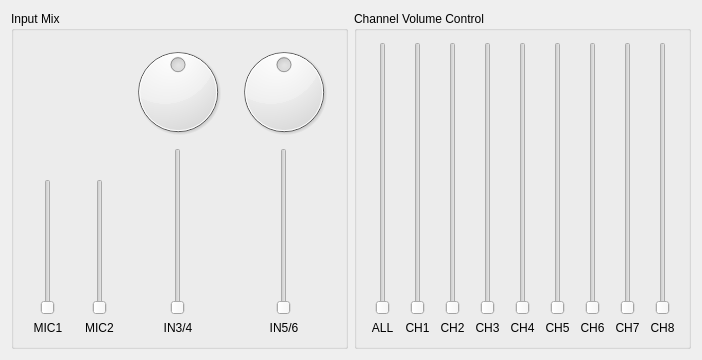
<ui version="4.0" >
 <comment>Copyright (C) 2005-2008 by Pieter Palmers
	
	This file is part of FFADO
	FFADO = Free FireWire (pro-)audio drivers for Linux
	
	FFADO is based upon FreeBoB.
	
	This program is free software: you can redistribute it and/or modify
	it under the terms of the GNU General Public License as published by
	the Free Software Foundation, either version 2 of the License, or
	(at your option) version 3 of the License.
	
	This program is distributed in the hope that it will be useful,
	but WITHOUT ANY WARRANTY; without even the implied warranty of
	MERCHANTABILITY or FITNESS FOR A PARTICULAR PURPOSE.  See the
	GNU General Public License for more details.
</comment>
 <class>QuataFireMixerUI</class>
 <widget class="QWidget" name="QuataFireMixerUI" >
  <property name="geometry" >
   <rect>
    <x>0</x>
    <y>0</y>
    <width>702</width>
    <height>360</height>
   </rect>
  </property>
  <property name="sizePolicy" >
   <sizepolicy vsizetype="Minimum" hsizetype="Minimum" >
    <horstretch>0</horstretch>
    <verstretch>0</verstretch>
   </sizepolicy>
  </property>
  <property name="windowTitle" >
   <string>ESI QuataFire610 Mixer</string>
  </property>
  <layout class="QGridLayout" >
   <item row="0" column="0" >
    <widget class="QGroupBox" name="groupBox2" >
     <property name="title" >
      <string>Input Mix</string>
     </property>
     <layout class="QGridLayout" >
      <item row="0" column="0" >
       <layout class="QVBoxLayout" >
        <item>
         <spacer>
          <property name="orientation" >
           <enum>Qt::Vertical</enum>
          </property>
          <property name="sizeHint" >
           <size>
            <width>20</width>
            <height>40</height>
           </size>
          </property>
         </spacer>
        </item>
        <item>
         <widget class="QSlider" name="sldCh1" >
          <property name="sizePolicy" >
           <sizepolicy vsizetype="Expanding" hsizetype="Preferred" >
            <horstretch>0</horstretch>
            <verstretch>0</verstretch>
           </sizepolicy>
          </property>
          <property name="minimum" >
           <number>0</number>
          </property>
          <property name="maximum" >
           <number>32767</number>
          </property>
          <property name="singleStep" >
           <number>10000</number>
          </property>
          <property name="pageStep" >
           <number>1000</number>
          </property>
          <property name="orientation" >
           <enum>Qt::Vertical</enum>
          </property>
          <property name="tickInterval" >
           <number>10000</number>
          </property>
         </widget>
        </item>
        <item>
         <widget class="QLabel" name="textLabel1" >
          <property name="text" >
           <string>MIC1</string>
          </property>
          <property name="alignment" >
           <set>Qt::AlignCenter</set>
          </property>
          <property name="wordWrap" >
           <bool>false</bool>
          </property>
         </widget>
        </item>
       </layout>
      </item>
      <item row="0" column="1" >
       <layout class="QVBoxLayout" >
        <item>
         <spacer>
          <property name="orientation" >
           <enum>Qt::Vertical</enum>
          </property>
          <property name="sizeHint" >
           <size>
            <width>20</width>
            <height>40</height>
           </size>
          </property>
         </spacer>
        </item>
        <item>
         <widget class="QSlider" name="sldCh2" >
          <property name="sizePolicy" >
           <sizepolicy vsizetype="Expanding" hsizetype="Preferred" >
            <horstretch>0</horstretch>
            <verstretch>0</verstretch>
           </sizepolicy>
          </property>
          <property name="minimum" >
           <number>0</number>
          </property>
          <property name="maximum" >
           <number>32767</number>
          </property>
          <property name="singleStep" >
           <number>10000</number>
          </property>
          <property name="pageStep" >
           <number>1000</number>
          </property>
          <property name="orientation" >
           <enum>Qt::Vertical</enum>
          </property>
          <property name="tickInterval" >
           <number>10000</number>
          </property>
         </widget>
        </item>
        <item>
         <widget class="QLabel" name="textLabel1_2" >
          <property name="text" >
           <string>MIC2</string>
          </property>
          <property name="alignment" >
           <set>Qt::AlignCenter</set>
          </property>
          <property name="wordWrap" >
           <bool>false</bool>
          </property>
         </widget>
        </item>
       </layout>
      </item>
      <item row="0" column="2" >
       <layout class="QVBoxLayout" >
        <item>
         <widget class="QDial" name="dialCh34" >
          <property name="minimum" >
           <number>-32768</number>
          </property>
          <property name="maximum" >
           <number>32768</number>
          </property>
          <property name="singleStep" >
           <number>1000</number>
          </property>
          <property name="pageStep" >
           <number>10000</number>
          </property>
         </widget>
        </item>
        <item>
         <widget class="QSlider" name="sldCh34" >
          <property name="sizePolicy" >
           <sizepolicy vsizetype="Expanding" hsizetype="Preferred" >
            <horstretch>0</horstretch>
            <verstretch>0</verstretch>
           </sizepolicy>
          </property>
          <property name="minimum" >
           <number>0</number>
          </property>
          <property name="maximum" >
           <number>32767</number>
          </property>
          <property name="singleStep" >
           <number>10000</number>
          </property>
          <property name="pageStep" >
           <number>1000</number>
          </property>
          <property name="orientation" >
           <enum>Qt::Vertical</enum>
          </property>
          <property name="tickInterval" >
           <number>10000</number>
          </property>
         </widget>
        </item>
        <item>
         <widget class="QLabel" name="textLabel1_3" >
          <property name="text" >
           <string>IN3/4</string>
          </property>
          <property name="alignment" >
           <set>Qt::AlignCenter</set>
          </property>
          <property name="wordWrap" >
           <bool>false</bool>
          </property>
         </widget>
        </item>
       </layout>
      </item>
      <item row="0" column="3" >
       <layout class="QVBoxLayout" >
        <item>
         <widget class="QDial" name="dialCh56" >
          <property name="minimum" >
           <number>-32768</number>
          </property>
          <property name="maximum" >
           <number>32768</number>
          </property>
          <property name="singleStep" >
           <number>1000</number>
          </property>
          <property name="pageStep" >
           <number>10000</number>
          </property>
         </widget>
        </item>
        <item>
         <widget class="QSlider" name="sldCh56" >
          <property name="sizePolicy" >
           <sizepolicy vsizetype="Expanding" hsizetype="Preferred" >
            <horstretch>0</horstretch>
            <verstretch>0</verstretch>
           </sizepolicy>
          </property>
          <property name="minimum" >
           <number>0</number>
          </property>
          <property name="maximum" >
           <number>32767</number>
          </property>
          <property name="singleStep" >
           <number>10000</number>
          </property>
          <property name="pageStep" >
           <number>1000</number>
          </property>
          <property name="orientation" >
           <enum>Qt::Vertical</enum>
          </property>
          <property name="tickInterval" >
           <number>10000</number>
          </property>
         </widget>
        </item>
        <item>
         <widget class="QLabel" name="textLabel1_3_2" >
          <property name="text" >
           <string>IN5/6</string>
          </property>
          <property name="alignment" >
           <set>Qt::AlignCenter</set>
          </property>
          <property name="wordWrap" >
           <bool>false</bool>
          </property>
         </widget>
        </item>
       </layout>
      </item>
     </layout>
    </widget>
   </item>
   <item row="0" column="1" >
    <widget class="QGroupBox" name="groupBox4" >
     <property name="title" >
      <string>Channel Volume Control</string>
     </property>
     <layout class="QVBoxLayout" >
      <item>
       <layout class="QGridLayout" >
        <item row="0" column="0" >
         <widget class="QSlider" name="sldDawAll" >
          <property name="sizePolicy" >
           <sizepolicy vsizetype="Expanding" hsizetype="Preferred" >
            <horstretch>0</horstretch>
            <verstretch>0</verstretch>
           </sizepolicy>
          </property>
          <property name="minimum" >
           <number>0</number>
          </property>
          <property name="maximum" >
           <number>32767</number>
          </property>
          <property name="singleStep" >
           <number>10000</number>
          </property>
          <property name="pageStep" >
           <number>1000</number>
          </property>
          <property name="orientation" >
           <enum>Qt::Vertical</enum>
          </property>
          <property name="tickInterval" >
           <number>10000</number>
          </property>
         </widget>
        </item>
        <item row="0" column="1" >
         <widget class="QSlider" name="sldDawCH1" >
          <property name="sizePolicy" >
           <sizepolicy vsizetype="Expanding" hsizetype="Preferred" >
            <horstretch>0</horstretch>
            <verstretch>0</verstretch>
           </sizepolicy>
          </property>
          <property name="minimum" >
           <number>0</number>
          </property>
          <property name="maximum" >
           <number>32767</number>
          </property>
          <property name="singleStep" >
           <number>10000</number>
          </property>
          <property name="pageStep" >
           <number>1000</number>
          </property>
          <property name="orientation" >
           <enum>Qt::Vertical</enum>
          </property>
          <property name="tickInterval" >
           <number>10000</number>
          </property>
         </widget>
        </item>
        <item row="0" column="2" >
         <widget class="QSlider" name="sldDawCH2" >
          <property name="sizePolicy" >
           <sizepolicy vsizetype="Expanding" hsizetype="Preferred" >
            <horstretch>0</horstretch>
            <verstretch>0</verstretch>
           </sizepolicy>
          </property>
          <property name="minimum" >
           <number>0</number>
          </property>
          <property name="maximum" >
           <number>32767</number>
          </property>
          <property name="singleStep" >
           <number>10000</number>
          </property>
          <property name="pageStep" >
           <number>1000</number>
          </property>
          <property name="orientation" >
           <enum>Qt::Vertical</enum>
          </property>
          <property name="tickInterval" >
           <number>10000</number>
          </property>
         </widget>
        </item>
        <item row="0" column="3" >
         <widget class="QSlider" name="sldDawCH3" >
          <property name="sizePolicy" >
           <sizepolicy vsizetype="Expanding" hsizetype="Preferred" >
            <horstretch>0</horstretch>
            <verstretch>0</verstretch>
           </sizepolicy>
          </property>
          <property name="minimum" >
           <number>0</number>
          </property>
          <property name="maximum" >
           <number>32767</number>
          </property>
          <property name="singleStep" >
           <number>10000</number>
          </property>
          <property name="pageStep" >
           <number>1000</number>
          </property>
          <property name="orientation" >
           <enum>Qt::Vertical</enum>
          </property>
          <property name="tickInterval" >
           <number>10000</number>
          </property>
         </widget>
        </item>
        <item row="0" column="4" >
         <widget class="QSlider" name="sldDawCH4" >
          <property name="sizePolicy" >
           <sizepolicy vsizetype="Expanding" hsizetype="Preferred" >
            <horstretch>0</horstretch>
            <verstretch>0</verstretch>
           </sizepolicy>
          </property>
          <property name="minimum" >
           <number>0</number>
          </property>
          <property name="maximum" >
           <number>32767</number>
          </property>
          <property name="singleStep" >
           <number>10000</number>
          </property>
          <property name="pageStep" >
           <number>1000</number>
          </property>
          <property name="orientation" >
           <enum>Qt::Vertical</enum>
          </property>
          <property name="tickInterval" >
           <number>10000</number>
          </property>
         </widget>
        </item>
        <item row="0" column="5" >
         <widget class="QSlider" name="sldDawCH5" >
          <property name="sizePolicy" >
           <sizepolicy vsizetype="Expanding" hsizetype="Preferred" >
            <horstretch>0</horstretch>
            <verstretch>0</verstretch>
           </sizepolicy>
          </property>
          <property name="minimum" >
           <number>0</number>
          </property>
          <property name="maximum" >
           <number>32767</number>
          </property>
          <property name="singleStep" >
           <number>10000</number>
          </property>
          <property name="pageStep" >
           <number>1000</number>
          </property>
          <property name="orientation" >
           <enum>Qt::Vertical</enum>
          </property>
          <property name="tickInterval" >
           <number>10000</number>
          </property>
         </widget>
        </item>
        <item row="0" column="6" >
         <widget class="QSlider" name="sldDawCH6" >
          <property name="sizePolicy" >
           <sizepolicy vsizetype="Expanding" hsizetype="Preferred" >
            <horstretch>0</horstretch>
            <verstretch>0</verstretch>
           </sizepolicy>
          </property>
          <property name="minimum" >
           <number>0</number>
          </property>
          <property name="maximum" >
           <number>32767</number>
          </property>
          <property name="singleStep" >
           <number>10000</number>
          </property>
          <property name="pageStep" >
           <number>1000</number>
          </property>
          <property name="orientation" >
           <enum>Qt::Vertical</enum>
          </property>
          <property name="tickInterval" >
           <number>10000</number>
          </property>
         </widget>
        </item>
        <item row="0" column="7" >
         <widget class="QSlider" name="sldDawCH7" >
          <property name="sizePolicy" >
           <sizepolicy vsizetype="Expanding" hsizetype="Preferred" >
            <horstretch>0</horstretch>
            <verstretch>0</verstretch>
           </sizepolicy>
          </property>
          <property name="minimum" >
           <number>0</number>
          </property>
          <property name="maximum" >
           <number>32767</number>
          </property>
          <property name="singleStep" >
           <number>10000</number>
          </property>
          <property name="pageStep" >
           <number>1000</number>
          </property>
          <property name="orientation" >
           <enum>Qt::Vertical</enum>
          </property>
          <property name="tickInterval" >
           <number>10000</number>
          </property>
         </widget>
        </item>
        <item row="0" column="8" >
         <widget class="QSlider" name="sldDawCH8" >
          <property name="sizePolicy" >
           <sizepolicy vsizetype="Expanding" hsizetype="Preferred" >
            <horstretch>0</horstretch>
            <verstretch>0</verstretch>
           </sizepolicy>
          </property>
          <property name="minimum" >
           <number>0</number>
          </property>
          <property name="maximum" >
           <number>32767</number>
          </property>
          <property name="singleStep" >
           <number>10000</number>
          </property>
          <property name="pageStep" >
           <number>1000</number>
          </property>
          <property name="orientation" >
           <enum>Qt::Vertical</enum>
          </property>
          <property name="tickInterval" >
           <number>10000</number>
          </property>
         </widget>
        </item>
        <item row="1" column="0" >
         <widget class="QLabel" name="textLabel1_4" >
          <property name="text" >
           <string>ALL</string>
          </property>
          <property name="alignment" >
           <set>Qt::AlignCenter</set>
          </property>
          <property name="wordWrap" >
           <bool>false</bool>
          </property>
         </widget>
        </item>
        <item row="1" column="1" >
         <widget class="QLabel" name="textLabel1_4_2" >
          <property name="text" >
           <string>CH1</string>
          </property>
          <property name="alignment" >
           <set>Qt::AlignCenter</set>
          </property>
          <property name="wordWrap" >
           <bool>false</bool>
          </property>
         </widget>
        </item>
        <item row="1" column="2" >
         <widget class="QLabel" name="textLabel1_4_3" >
          <property name="text" >
           <string>CH2</string>
          </property>
          <property name="alignment" >
           <set>Qt::AlignCenter</set>
          </property>
          <property name="wordWrap" >
           <bool>false</bool>
          </property>
         </widget>
        </item>
        <item row="1" column="3" >
         <widget class="QLabel" name="textLabel1_4_2_2" >
          <property name="text" >
           <string>CH3</string>
          </property>
          <property name="alignment" >
           <set>Qt::AlignCenter</set>
          </property>
          <property name="wordWrap" >
           <bool>false</bool>
          </property>
         </widget>
        </item>
        <item row="1" column="4" >
         <widget class="QLabel" name="textLabel1_4_4" >
          <property name="text" >
           <string>CH4</string>
          </property>
          <property name="alignment" >
           <set>Qt::AlignCenter</set>
          </property>
          <property name="wordWrap" >
           <bool>false</bool>
          </property>
         </widget>
        </item>
        <item row="1" column="5" >
         <widget class="QLabel" name="textLabel1_4_2_3" >
          <property name="text" >
           <string>CH5</string>
          </property>
          <property name="alignment" >
           <set>Qt::AlignCenter</set>
          </property>
          <property name="wordWrap" >
           <bool>false</bool>
          </property>
         </widget>
        </item>
        <item row="1" column="6" >
         <widget class="QLabel" name="textLabel1_4_3_2" >
          <property name="text" >
           <string>CH6</string>
          </property>
          <property name="alignment" >
           <set>Qt::AlignCenter</set>
          </property>
          <property name="wordWrap" >
           <bool>false</bool>
          </property>
         </widget>
        </item>
        <item row="1" column="7" >
         <widget class="QLabel" name="textLabel1_4_2_2_2" >
          <property name="text" >
           <string>CH7</string>
          </property>
          <property name="alignment" >
           <set>Qt::AlignCenter</set>
          </property>
          <property name="wordWrap" >
           <bool>false</bool>
          </property>
         </widget>
        </item>
        <item row="1" column="8" >
         <widget class="QLabel" name="textLabel1_4_2_2_2_2" >
          <property name="text" >
           <string>CH8</string>
          </property>
          <property name="alignment" >
           <set>Qt::AlignCenter</set>
          </property>
          <property name="wordWrap" >
           <bool>false</bool>
          </property>
         </widget>
        </item>
       </layout>
      </item>
     </layout>
    </widget>
   </item>
  </layout>
 </widget>
 <layoutdefault spacing="6" margin="11" />
 <pixmapfunction>qPixmapFromMimeSource</pixmapfunction>
 <resources/>
 <connections/>
</ui>
